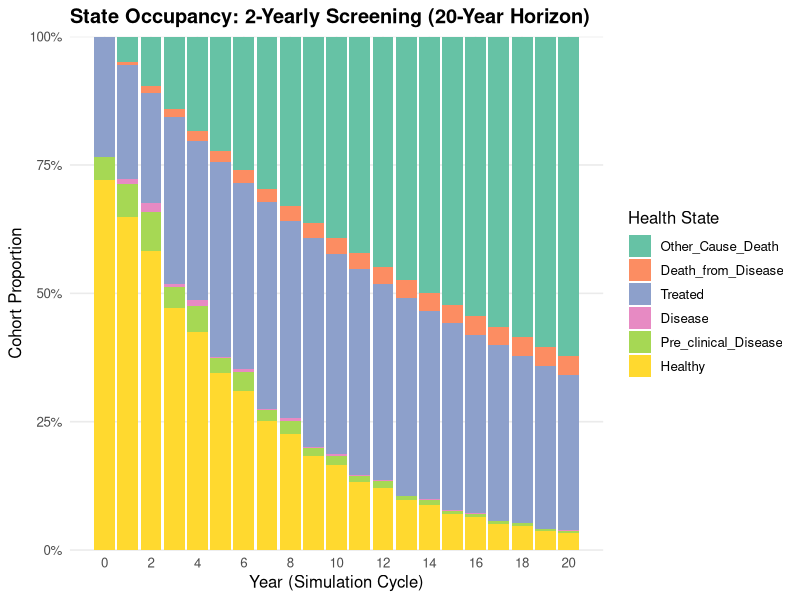
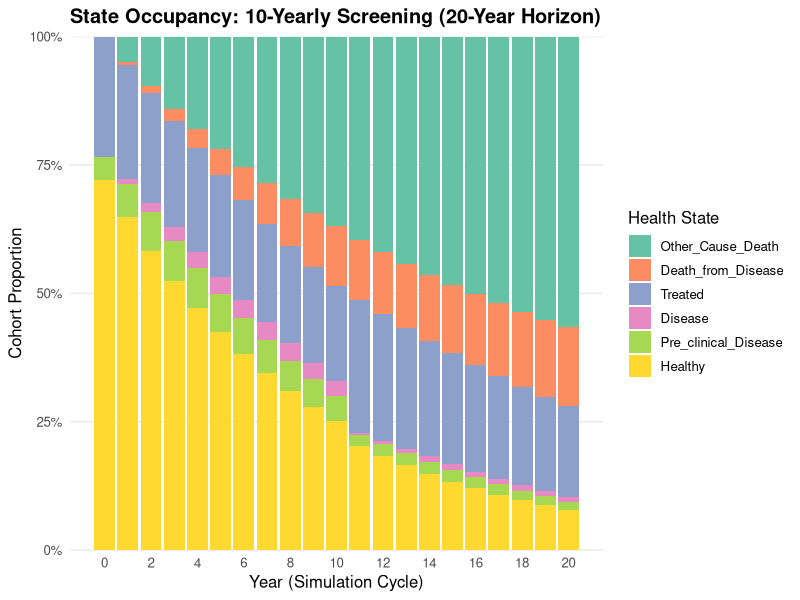
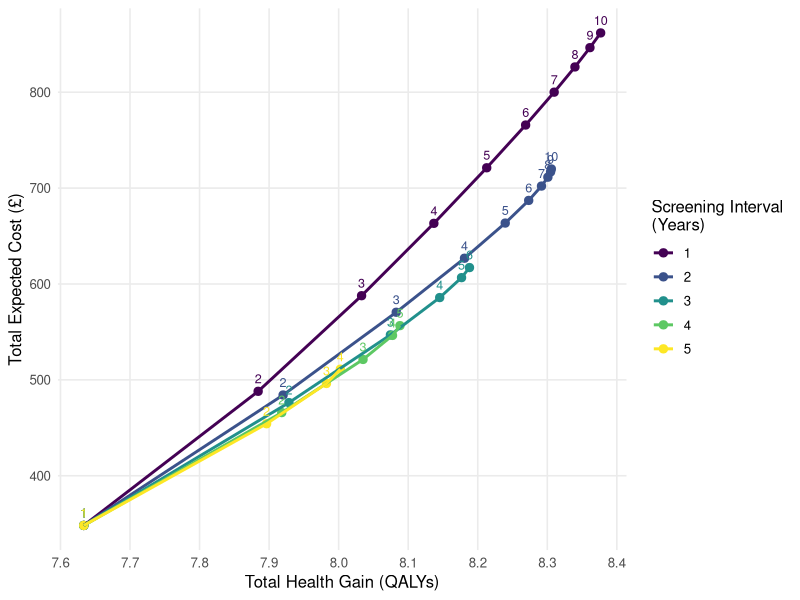
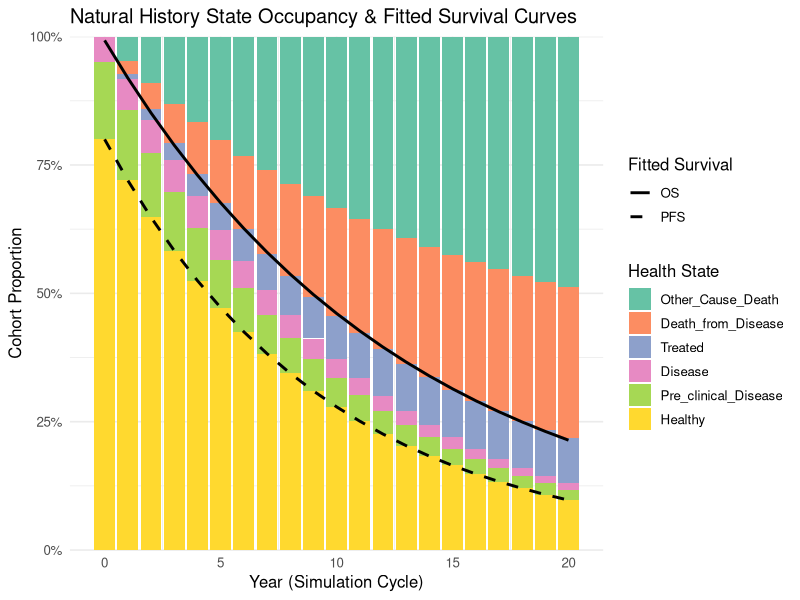
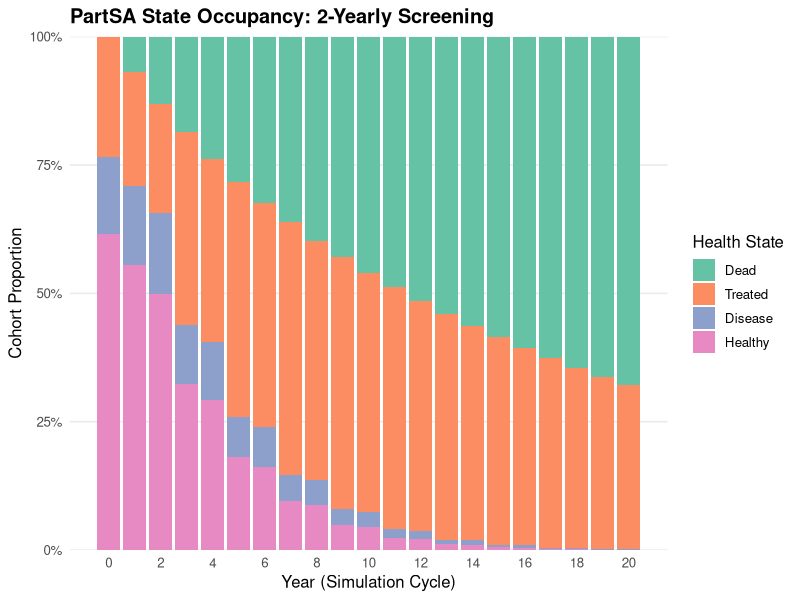
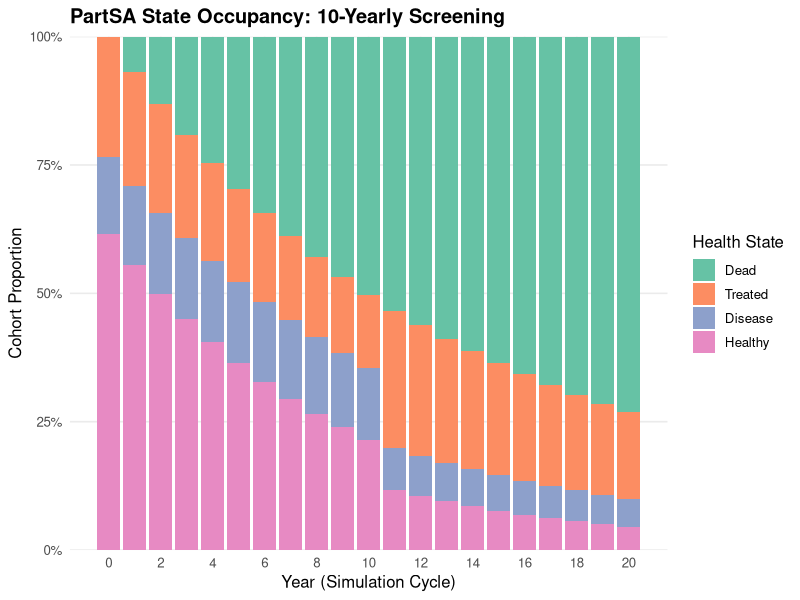
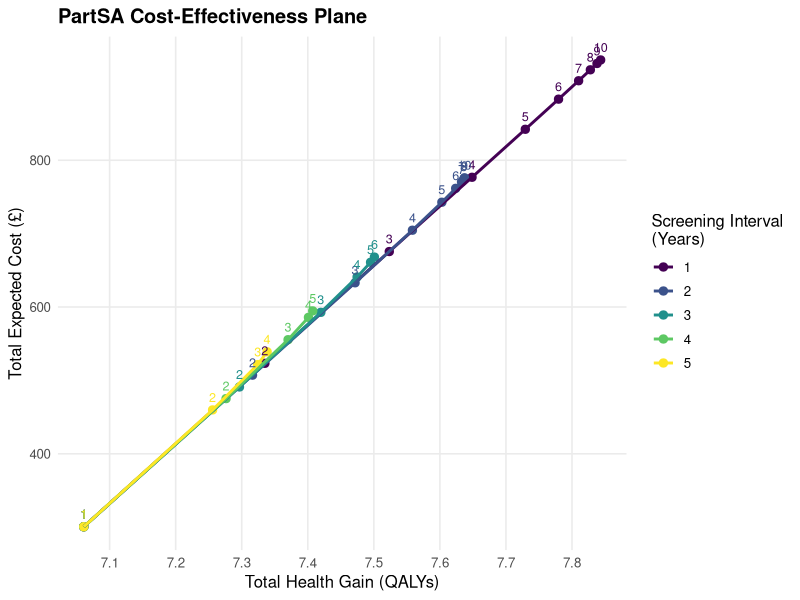

Generate these figures, in order, with R:
## ---- chunk 1
# Create a generic function for printing model objects
printModel <- function(x, ...) {
  UseMethod("printModel")
}

# Method for class "MarkovModel"
printModel.MarkovModel <- function(x, ...) {
  cat(
    "A Markov model with states:", 
    paste(x$states, collapse = ", "), "\n")
}

# Method for class "DiseaseModel"
printModel.DiseaseModel <- function(x, ...) {
  cat(
    "Disease model states:", 
    paste(x$states, collapse = " -> "), "\n")
}

# Define an object of class "MarkovModel"
x1 <- list(states = c("Healthy", "Sick", "Dead"))
class(x1) <- "MarkovModel"

# Define an object of class "DiseaseModel"
x2 <- list(states = c("Mild", "Severe", "Death"))
class(x2) <- "DiseaseModel"

# Call generic function ---

# Dispatches to printModel.MarkovModel
printModel(x1)

# Dispatches to printModel.DiseaseModel
printModel(x2)
## ---- chunk 2
DecisionTree <- function(data, disc_rate = 0.035) {
  structure(
    list(data = data,
         discount_rate = disc_rate,
         start_cycle   = 0),
    class = c("DecisionTree", "Model"))
}

MarkovModel <- function(trans_matrix, 
                        costs, utils, 
                        init_probs = NULL, 
                        mapping = NULL, 
                        n_cycles = 2, 
                        disc_rate = 0.035) {
  structure(
    list(
      trans_matrix  = trans_matrix,
      cost_vector   = costs,
      util_vector   = utils,
      init_probs    = init_probs,
      mapping       = mapping,
      n_cycles      = n_cycles,
      discount_rate = disc_rate,
      start_cycle   = 0
    ),
    class = c("MarkovModel", "Model")
  )
}
## ---- chunk 3
CombinedModel <- function(...) {
  structure(list(...), 
            class = c("CombinedModel", "Model"))
}
## ---- chunk 4
run_model <- function(model, ...) {
  UseMethod("run_model")
}

update_model <- function(model, result) {
  UseMethod("update_model")
}
## ---- chunk 5
run_model.MarkovModel <- function(model, ...) {
  out <- markov_model(
    start_pop     = model$init_probs,
    trans_mat     = model$trans_matrix,
    cost_vec      = model$cost_vector,
    util_vec      = model$util_vector,
    n_cycles      = model$n_cycles,
    discount_rate = model$discount_rate,
    start_cycle   = model$start_cycle
  )
  
  list(
    expected_cost = out$expected_cost,
    expected_eff  = out$expected_eff,
    terminal      = out$final_state,
    trace         = out$trace,
    time_elapsed  = model$n_cycles
  )
}

run_model.DecisionTree <- function(model, ...) {
  path <- calculate_pathways(model$data)
  
  rate <- model$discount_rate
  cycle <- model$start_cycle
  
  discount_factor <- 1 / (1 + rate)^cycle
  
  list(
    expected_cost = sum(path$prob * path$cost) * discount_factor,
    expected_eff  = sum(path$prob * path$eff) * discount_factor,
    path_results  = path,
    time_elapsed  = 0
  )
}
## ---- chunk 6
update_model.MarkovModel <- function(model, prev_result) {
  if (!is.null(prev_result$path_results) && !is.null(model$mapping)) {
    all_nm <- colnames(model$trans_matrix)
    new_init <- setNames(rep(0, length(all_nm)), all_nm)
    
    paths <- prev_result$path_results
    paths$state <- model$mapping[paths$terminal_node]
    
    # Sum the probabilities for each state
    for (s in unique(paths$state)) {
      new_init[s] <- sum(paths$prob[paths$state == s])
    }
    
    model$init_probs <- new_init
  }
  model
}

update_model.DecisionTree <- function(model, prev_result) {
  if (!is.null(prev_result$terminal)) {
    end_states <- prev_result$terminal
    tree <- model$data
    root_idx <- which(
      tree$from == "root" & 
        tree$to %in% names(end_states))
    tree$prob[root_idx] <- end_states[tree$to[root_idx]]
    model$data <- tree
  }
  model
}
## ---- chunk 7
run_model.CombinedModel <- function(model, ...) {
  results <- list()
  current_time <- 0  # initialise internal clock
  
  for (i in seq_along(model)) {
    curr_model <- model[[i]]
    
    # stamps model with current time
    curr_model$start_cycle <- current_time
    
    if (i > 1) {
      curr_model <- update_model(curr_model, results[[i - 1]])
    }

    res <- run_model(curr_model)
    results[[i]] <- res
    
    # advance clock using self-reported elapsed time
    current_time <- current_time + res$time_elapsed
  }
  results
}
## ---- chunk 8
# Define the grid of parameters
time_horizon <- 20
t_between_screens <- 1:10
num_screens <- 1:10
# t_between_screens <- c(2, 5, 10, 15, 20)
# num_screens <- c(1, 2, 3, 4, 5, 10)
# Set your new discount rate
discount_rate <- 0.035
## ---- chunk 9
#| label: fig-code-input-dt
#| fig-cap: "Decision tree input specification in R."

decision_tree <- tibble::tribble(
  ~from,                  ~to,                    ~prob, ~cost, ~eff,
  "root",                 "Healthy",              0.80,      0,    0,
  "root",                 "Pre_clinical_Disease", 0.15,      0,    0,  # Markov model
  "root",                 "Disease",              0.05,      0,    0,  # state 
  "root",                 "Treated",              0.00,      0,    0,  # distribution
  "root",                 "Death_from_Disease",   0.00,      0,    0,  
  "root",                 "Other_Cause_Death",    0.00,      0,    0,
  "Healthy",              "FP",                   0.10,    200,    0,  # False Positive
  "Healthy",              "TN",                   0.90,     50,    0,  # True Negative
  "Pre_clinical_Disease", "TP_Preclinical",       0.70,    200,    0,  # True Positive
  "Pre_clinical_Disease", "FN_Preclinical",       0.30,     50,    0,  # False Negative
  "Disease",              "TP_Disease",           1.00,    200,    0,  # True Positive
  "Disease",              "FN_Disease",           0.00,     50,    0   # False Negative
)
## ---- chunk 10
#| label: fig-code-input-mm
#| fig-cap: "Markov model annual transition probability matrix input specification in R."

states <- c(
  "Healthy", "Pre_clinical_Disease", "Disease", "Treated", "Death_from_Disease", 
  "Other_Cause_Death")

trans_mat <- matrix(
  c(
    #    H     P     D     T     DD    OCD
    0.90, 0.05, 0.00, 0.00, 0.00, 0.05, # Healthy (H)
    0.00, 0.65, 0.20, 0.00, 0.10, 0.05, # Pre-clinical Disease (P)
    0.00, 0.00, 0.60, 0.20, 0.20, 0.00, # Clinical Disease (D)
    0.00, 0.00, 0.00, 0.95, 0.00, 0.05, # Treated (T)
    0.00, 0.00, 0.00, 0.00, 1.00, 0.00, # Death from Disease (DD) - Absorbing
    0.00, 0.00, 0.00, 0.00, 0.00, 1.00  # Other-Cause Death (OCD) - Absorbing
  ),
  nrow = 6, byrow = TRUE,
  dimnames = list(from = states, 
                  to = states)
)
## ---- chunk 11
cost_vec <- c(
  Healthy              = 0,
  Pre_clinical_Disease = 0,
  Disease              = 0,
  Treated              = 100,
  Death_from_Disease   = 0,
  Other_Cause_Death    = 0
)

util_vec <- c(
  Healthy              = 1.0,
  Pre_clinical_Disease = 0.8,
  Disease              = 0.5,
  Treated              = 0.9,
  Death_from_Disease   = 0.0,
  Other_Cause_Death    = 0.0
)

# Cohort distribution for natural history
init_pop <- c(
  Healthy              = 1.0,
  Pre_clinical_Disease = 0.0,
  Disease              = 0.0,
  Treated              = 0.0,
  Death_from_Disease   = 0.0,
  Other_Cause_Death    = 0.0
)
## ---- chunk 12
mapping <- c(
  FP                 = "Treated",
  TN                 = "Healthy",
  TP_Preclinical     = "Treated",
  FN_Preclinical     = "Pre_clinical_Disease",
  TP_Disease         = "Treated",
  FN_Disease         = "Disease",
  Death_from_Disease = "Death_from_Disease",
  Other_Cause_Death  = "Other_Cause_Death",
  Treated            = "Treated"
)
## ---- chunk 13
#| echo: false

markov_model <- function(start_pop,
                         trans_mat,
                         cost_vec,
                         util_vec,
                         n_cycles = 2,
                         discount_rate = 0.035,
                         start_cycle = 0) {
  n_states <- ncol(trans_mat)
  s_names  <- colnames(trans_mat)
  
  if (is.null(names(start_pop))) {
    names(start_pop) <- s_names
  }
  
  # trace matrix has n_cycles + 1 rows (baseline + n transitions)
  trace <- matrix(NA, nrow = n_cycles + 1, ncol = n_states, 
                  dimnames = list(paste0("cycle_", 0:n_cycles), s_names))
  trace[1, ] <- start_pop
  
  for (t in 1:n_cycles) {
    trace[t + 1, ] <- trace[t, ] %*% trans_mat
  }
  
  # Apply continuous discounting for the true elapsed time (t=1 to t=n)
  times <- (start_cycle + 1):(start_cycle + n_cycles)
  disc_vec <- 1 / (1 + discount_rate)^times
  
  # Exclude baseline row (trace[1,]) from reward accumulation
  cycle_costs <- (trace[-1, , drop = FALSE] %*% cost_vec)[, 1] * disc_vec
  cycle_qalys <- (trace[-1, , drop = FALSE] %*% util_vec)[, 1] * disc_vec
  
  list(
    trace         = trace,
    final_state   = setNames(as.numeric(trace[n_cycles + 1, ]), s_names),
    expected_cost = sum(cycle_costs),
    expected_eff  = sum(cycle_qalys)
  )
}
## ---- chunk 14
#| echo: false

calculate_pathways <- function(tree_data) {
  # If passed a DecisionTree S3 object directly, unwrap its data
  if (inherits(tree_data, "DecisionTree")) {
    tree_data <- tree_data$data
  }
  
  # Traverse recursive/tabular pathways from 'root' to terminal leaves
  find_branches <- function(current_node, current_prob, current_cost, current_eff, path) {
    children <- tree_data[tree_data$from == current_node, ]
    if (nrow(children) == 0) {
      return(data.frame(
        path          = paste(path, collapse = " -> "),
        terminal_node = current_node,
        prob          = current_prob,
        cost          = current_cost,
        eff           = current_eff,
        stringsAsFactors = FALSE
      ))
    }
    
    res <- lapply(seq_len(nrow(children)), function(i) {
      row <- children[i, ]
      find_branches(
        current_node = row$to,
        current_prob = current_prob * row$prob,
        current_cost = current_cost + row$cost,
        current_eff  = current_eff + row$eff,
        path         = c(path, row$to)
      )
    })
    do.call(rbind, res)
  }
  
  find_branches("root", 1, 0, 0, "root")
}
## ---- chunk 15
#| echo: false

get_costs <- function(x, ...) {
  UseMethod("get_costs")
}

get_effects <- function(x, ...) {
  UseMethod("get_effects")
}

get_costs.output_CombinedModel <- function(x, ...) {
  sum(unlist(lapply(x, \(elem) elem$expected_cost)), na.rm = TRUE)
}

get_effects.output_CombinedModel <- function(x, ...) {
  sum(unlist(lapply(x, \(elem) elem$expected_eff)), na.rm = TRUE)
}

# Fallback default in case the list was not tagged with the S3 class
get_costs.default <- function(x, ...) {
  if (is.list(x)) sum(unlist(lapply(x, \(elem) elem$expected_cost)), na.rm = TRUE) else as.numeric(x)
}

get_effects.default <- function(x, ...) {
  if (is.list(x)) sum(unlist(lapply(x, \(elem) elem$expected_eff)), na.rm = TRUE) else as.numeric(x)
}
## ---- chunk 16
# Loop through scenarios and execute the unified framework

all_results <- list()
dt <- DecisionTree(decision_tree, disc_rate = discount_rate)

for (t_val in t_between_screens) {
  mm_scenario <- 
    MarkovModel(trans_matrix = trans_mat,
                costs = cost_vec,
                utils = util_vec,
                init_probs = init_pop,
                mapping = mapping,
                n_cycles = t_val,
                disc_rate = discount_rate)
  
  for (n_scr in num_screens) {
    total_time <- n_scr * t_val
    
    # Filter out impossible combinations that
    # exceed the 20-year time horizon
    if (total_time > time_horizon) next
    
    submodels <- rep(list(dt, mm_scenario), n_scr)
    n_models <- length(submodels)
    
    t_remain <- time_horizon - total_time
    if (t_remain > 0) {
      submodels[[n_models]]$n_cycles <- t_val + t_remain
    }
    
    screening_model <- do.call(CombinedModel, args = submodels)
    
    results_scenario <- run_model(screening_model)
    
    result_label <- paste0("t_between_", t_val, "_screens_", n_scr)
    
    all_results[[result_label]] <- list(
      t_between_screens = t_val,
      num_screens       = n_scr,
      results           = results_scenario
    )
  }
}
## ---- chunk 17
#| label: fig-occupy-combined
#| fig-cap: "State occupancy plots comparing 2-year and 10-year screening intervals."
#| fig-subcap: 
#|   - "2-yearly screening (10 rounds, 20-year horizon)"
#|   - "10-yearly screening (2 rounds, 20-year horizon)"
#| layout-ncol: 1
#| fig-width: 8
#| fig-height: 4.5
#| echo: false

library(ggplot2)

get_occupancy_trace <- function(combined_result) {
  # 1. Extract elements that contain a trace matrix (works with or without S3 class tag)
  mm_outputs <- Filter(function(x) !is.null(x$trace), combined_result)
  
  if (length(mm_outputs) == 0) {
    stop("No Markov model traces found in the supplied result object. Please check run_model output.")
  }
  
  # 2. Stitch trace matrices (drop duplicate cycle 0 from subsequent screening intervals)
  trace_list <- lapply(seq_along(mm_outputs), function(i) {
    tr <- mm_outputs[[i]]$trace
    if (i > 1) tr[-1, , drop = FALSE] else tr
  })
  
  full_matrix <- do.call(rbind, trace_list)
  
  # 3. Format as tidy tibble
  dplyr::as_tibble(full_matrix) |>
    dplyr::mutate(year = seq(0, nrow(full_matrix) - 1)) |>
    tidyr::pivot_longer(
      cols      = -year,
      names_to  = "state",
      values_to = "occupancy"
    ) |>
    dplyr::mutate(
      state     = factor(state, levels = states),
      rev_state = factor(state, levels = rev(states))
    )
}

plot_occupancy <- function(trace_data, title_text) {
  ggplot(trace_data, aes(x = year, y = occupancy, fill = rev_state)) +
    geom_col(position = "stack", width = 0.9) +
    scale_y_continuous(labels = scales::percent_format(accuracy = 1), expand = c(0, 0)) +
    scale_x_continuous(breaks = seq(0, 20, by = 2)) +
    scale_fill_brewer(palette = "Set2", name = "Health State") +
    labs(
      title = title_text,
      x     = "Year (Simulation Cycle)",
      y     = "Cohort Proportion"
    ) +
    theme_minimal(base_size = 12) +
    theme(
      legend.position = "right",
      panel.grid.minor = element_blank(),
      plot.title = element_text(face = "bold")
    )
}

trace_2y  <- get_occupancy_trace(all_results[["t_between_2_screens_10"]]$results)
trace_10y <- get_occupancy_trace(all_results[["t_between_10_screens_2"]]$results)

plot_occupancy(trace_2y,  "State Occupancy: 2-Yearly Screening (20-Year Horizon)")
plot_occupancy(trace_10y, "State Occupancy: 10-Yearly Screening (20-Year Horizon)")
## ---- chunk 18
#| label: fig-ce-plot
#| fig-cap: "Cost-effectiveness plot for screening intervals of 1 to 5 years, with all screening episodes numbered."
#| fig-width: 8
#| fig-height: 5
#| echo: false

# 1. Build the data and filter for intervals 1 through 5
ce_data <- dplyr::tibble(
  t_interval = factor(vapply(all_results, \(x) x$t_between_screens, numeric(1))),
  n_screens  = vapply(all_results, \(x) x$num_screens, numeric(1)),
  cost       = vapply(all_results, \(x) get_costs(x$results), numeric(1)),
  qalys      = vapply(all_results, \(x) get_effects(x$results), numeric(1))
) |> 
  dplyr::filter(t_interval %in% as.character(1:5))

ggplot(ce_data, aes(x = qalys, y = cost, color = t_interval, group = t_interval)) +
  geom_point(size = 2.5) +
  geom_path(linewidth = 1) +
  # 2. Number every point by passing the default data
  geom_text(aes(label = n_screens), vjust = -0.8, size = 3.2, show.legend = FALSE) +
  scale_color_viridis_d(name = "Screening Interval\n(Years)") +
  scale_x_continuous(breaks = scales::pretty_breaks(n = 8)) +
  labs(
    x = "Total Health Gain (QALYs)",
    y = "Total Expected Cost (£)"
  ) +
  theme_minimal(base_size = 12) +
  theme(
    panel.grid.minor = element_blank(),
    plot.title       = element_text(face = "bold"),
    legend.position  = "right"
  )
## ---- chunk 19
#| label: fig-natural-history
#| fig-cap: "Natural history state occupancy with fitted PartSA survival curves (PFS and OS)."
#| fig-width: 8
#| fig-height: 5
#| echo: false

# 1. Natural History Analysis
init_nh <- c(
  Healthy              = 0.80,
  Pre_clinical_Disease = 0.15,
  Disease              = 0.05,
  Treated              = 0.00,
  Death_from_Disease   = 0.00,
  Other_Cause_Death    = 0.00
)

mm_nh <- MarkovModel(
  trans_matrix = trans_mat,
  costs        = cost_vec,
  utils        = util_vec,
  init_probs   = init_nh,
  mapping      = mapping,
  n_cycles     = 20,
  disc_rate    = discount_rate
)
res_nh <- run_model(mm_nh)
trace_nh <- res_nh$trace

# 2. Extract PFS and OS
time_seq <- 0:20
pfs_trace <- trace_nh[, "Healthy"]
os_trace <- 1 - (trace_nh[, "Death_from_Disease"] + trace_nh[, "Other_Cause_Death"])

# 3. Fit exponential models using log-linear regression to avoid non-convergence on exact fits
pfs_df <- data.frame(t = time_seq, prop = as.numeric(pfs_trace))
os_df  <- data.frame(t = time_seq, prop = as.numeric(os_trace))

fit_pfs_lm <- lm(log(prop) ~ t, data = pfs_df)
fit_os_lm  <- lm(log(prop) ~ t, data = os_df)

a_pfs <- exp(coef(fit_pfs_lm)[["(Intercept)"]])
b_pfs <- -coef(fit_pfs_lm)[["t"]]
a_os  <- exp(coef(fit_os_lm)[["(Intercept)"]])
b_os  <- -coef(fit_os_lm)[["t"]]

# Define survival functions for PartSA
fit_pfs <- function(t) a_pfs * exp(-b_pfs * t)
fit_os  <- function(t) a_os  * exp(-b_os * t)

# 4. Plot Natural History with Fitted Curves
trace_long <- as.data.frame(trace_nh) |>
  dplyr::mutate(t = time_seq) |>
  tidyr::pivot_longer(cols = -t, names_to = "state", values_to = "occupancy") |>
  dplyr::mutate(
    state = factor(state, levels = states),
    rev_state = factor(state, levels = rev(states))
  )

fit_df <- data.frame(
  t = time_seq,
  PFS = fit_pfs(time_seq),
  OS = fit_os(time_seq)
)

ggplot2::ggplot() +
  ggplot2::geom_col(data = trace_long, ggplot2::aes(x = t, y = occupancy, fill = rev_state), width = 0.9) +
  ggplot2::geom_line(data = fit_df, ggplot2::aes(x = t, y = PFS, linetype = "PFS"), linewidth = 1) +
  ggplot2::geom_line(data = fit_df, ggplot2::aes(x = t, y = OS, linetype = "OS"), linewidth = 1) +
  ggplot2::scale_fill_brewer(palette = "Set2", name = "Health State") +
  ggplot2::scale_linetype_manual(name = "Fitted Survival", values = c("PFS" = "dashed", "OS" = "solid")) +
  ggplot2::scale_y_continuous(labels = scales::percent_format(accuracy = 1), expand = c(0, 0)) +
  ggplot2::labs(
    title = "Natural History State Occupancy & Fitted Survival Curves",
    x = "Year (Simulation Cycle)",
    y = "Cohort Proportion"
  ) +
  ggplot2::theme_minimal(base_size = 12) +
  ggplot2::theme(legend.position = "right")
## ---- chunk 20
#| echo: false

run_partsa_engine <- function(pfs_fit, os_fit, weights, horizon, start_cycle = 0, discount_rate = 0.035, treated_prev = 0, untreated_prev = 1) {
  
  # Calculate scale factor for untreated pool to adjust for cohort moving into Treated
  os_at_start <- os_fit(start_cycle)
  k <- if (os_at_start > 0) untreated_prev / os_at_start else 0
  
  # Calculate area under the curve (AUC) for time in states (discounted, right-Riemann sum)
  if (horizon > 0) {
    t_reward <- seq(start_cycle + 1, start_cycle + horizon, by = 1)
    disc_vec <- 1 / (1 + discount_rate)^t_reward
    
    auc_pfs <- sum(pfs_fit(t_reward) * k * disc_vec)
    auc_os  <- sum(os_fit(t_reward) * k * disc_vec)
    
    # Treated state decays independently at 0.95 per year
    t_interval <- seq(1, horizon, by = 1)
    treated_curve <- treated_prev * (0.95^t_interval)
    auc_treated <- sum(treated_curve * disc_vec)
    
    time_pf   <- auc_pfs
    time_pd   <- auc_os - auc_pfs
    time_treated <- auc_treated
    
    time_total <- sum(disc_vec)
    time_dead <- time_total - auc_os - auc_treated
  } else {
    time_pf <- 0; time_pd <- 0; time_treated <- 0; time_dead <- 0
  }
  
  # Map PartSA states to the 6 Markov states
  state_time <- c(
    Healthy              = time_pf,
    Pre_clinical_Disease = time_pd / 2,
    Disease              = time_pd / 2,
    Treated              = time_treated,
    Death_from_Disease   = time_dead / 2,
    Other_Cause_Death    = time_dead / 2
  )
  
  # Generate trace for state occupancy plotting (undiscounted, includes baseline)
  t_trace <- seq(start_cycle, start_cycle + horizon, by = 1)
  t_int_trace <- seq(0, horizon, by = 1)
  treated_curve_trace <- treated_prev * (0.95^t_int_trace)
  
  trace <- matrix(0, nrow = length(t_trace), ncol = 6)
  colnames(trace) <- c("Healthy", "Pre_clinical_Disease", "Disease", 
                       "Treated", "Death_from_Disease", "Other_Cause_Death")
  trace[, "Healthy"]              <- pfs_fit(t_trace) * k
  trace[, "Pre_clinical_Disease"] <- (os_fit(t_trace) - pfs_fit(t_trace)) / 2 * k
  trace[, "Disease"]              <- (os_fit(t_trace) - pfs_fit(t_trace)) / 2 * k
  trace[, "Treated"]              <- treated_curve_trace
  
  alive_trace <- trace[, "Healthy"] + trace[, "Pre_clinical_Disease"] + trace[, "Disease"] + trace[, "Treated"]
  trace[, "Death_from_Disease"]   <- (1 - alive_trace) / 2
  trace[, "Other_Cause_Death"]    <- (1 - alive_trace) / 2
  
  list(
    state_costs = state_time,
    state_qalys = state_time,
    mesh = cbind(PFS = pfs_fit(t_trace), OS = os_fit(t_trace)),
    trace = trace
  )
}

map_ps <- mapping
## ---- chunk 21
# constructor
PartSAModel <- function(surv_pfs, surv_os, cost_vector, 
                        qaly_vector, mapping = NA,
                        time_horizon = 10,
                        discount_rate = 0.035) {
  structure(
    list(
      surv_pfs       = surv_pfs,     # parametric survival curves
      surv_os        = surv_os,
      cost_vector    = cost_vector,
      qaly_vector    = qaly_vector,
      mapping        = mapping,      # links tree terminal nodes to baseline survival risk
      time_horizon   = time_horizon,
      discount_rate  = discount_rate,
      start_cycle    = 0,
      treated_prev   = 0,
      untreated_prev = 1
    ),
    class = c("PartSAModel", "Model")
  )
}
## ---- chunk 22
#' S3 update method: Ingests Decision Tree outputs
#' into PartSA baseline parameters
update_model.PartSAModel <- function(model, result) {
  if (!is.null(result$path_results) && !is.null(model$mapping)) {
    paths <- result$path_results
    paths$state <- model$mapping[paths$terminal_node]
    model$treated_prev <- sum(paths$prob[paths$state == "Treated"])
    model$untreated_prev <- sum(paths$prob[paths$state %in% c("Healthy", "Pre_clinical_Disease", "Disease")])
  }
  model
}
## ---- chunk 23
#' S3 runner method: Solves the area under the curves
run_model.PartSAModel <- function(model) {
  # Evaluate partitioned survival areas 
  # (PFS, OS - PFS, 1 - OS)
  out <- run_partsa_engine(
    pfs_fit        = model$surv_pfs, 
    os_fit         = model$surv_os, 
    weights        = model$baseline_weights,
    horizon        = model$time_horizon,
    start_cycle    = model$start_cycle,
    treated_prev   = model$treated_prev,
    untreated_prev = model$untreated_prev
  )
  
  structure(
    list(
      expected_cost = sum(out$state_costs * model$cost_vector),
      expected_eff  = sum(out$state_qalys * model$qaly_vector),
      survival_mesh = out$mesh,
      trace         = out$trace,
      terminal      = setNames(as.numeric(out$trace[nrow(out$trace), ]), colnames(out$trace)),
      time_elapsed  = model$time_horizon
    ),
    class = c("output", class(model))
  )
}
## ---- chunk 24
#| echo: true

# Run the full grid of scenarios using PartSA
all_results_ps <- list()
for (t_val in t_between_screens) {
  for (n_scr in num_screens) {
    total_time <- n_scr * t_val
    if (total_time > time_horizon) next
    
    ps_scenario <- PartSAModel(
      surv_pfs = fit_pfs, surv_os = fit_os, 
      cost_vector = cost_vec, qaly_vector = util_vec, 
      mapping = map_ps, time_horizon = t_val, 
      discount_rate = discount_rate
    )
    
    submodels <- rep(list(dt, ps_scenario), n_scr)
    n_models <- length(submodels)
    
    t_remain <- time_horizon - total_time
    if (t_remain > 0) {
      submodels[[n_models]]$time_horizon <- t_val + t_remain
    }
    
    ps_chain <- do.call(CombinedModel, args = submodels)
    res_ps <- run_model(ps_chain)
    
    result_label <- paste0("t_between_", t_val, "_screens_", n_scr)
    all_results_ps[[result_label]] <- list(
      t_between_screens = t_val,
      num_screens       = n_scr,
      results           = res_ps
    )
  }
}
## ---- chunk 25
#| label: fig-occupy-combined-ps
#| fig-cap: "State occupancy plots comparing 2-year and 10-year screening intervals using the PartSA model."
#| fig-subcap: 
#|   - "2-yearly screening (10 rounds, 20-year horizon)"
#|   - "10-yearly screening (2 rounds, 20-year horizon)"
#| layout-ncol: 1
#| fig-width: 8
#| fig-height: 4.5
#| echo: false

combine_ps_states <- function(trace_data) {
  plot_states <- c("Healthy", "Disease", "Treated", "Dead")
  trace_data |>
    dplyr::mutate(
      state = dplyr::case_when(
        state %in% c("Death_from_Disease", "Other_Cause_Death") ~ "Dead",
        state %in% c("Pre_clinical_Disease", "Disease") ~ "Disease",
        TRUE ~ as.character(state)
      )
    ) |>
    dplyr::group_by(year, state) |>
    dplyr::summarise(occupancy = sum(occupancy), .groups = "drop") |>
    dplyr::mutate(
      state     = factor(state, levels = plot_states),
      rev_state = factor(state, levels = rev(plot_states))
    )
}

trace_2y_ps  <- combine_ps_states(get_occupancy_trace(all_results_ps[["t_between_2_screens_10"]]$results))
trace_10y_ps <- combine_ps_states(get_occupancy_trace(all_results_ps[["t_between_10_screens_2"]]$results))

plot_occupancy(trace_2y_ps,  "PartSA State Occupancy: 2-Yearly Screening")
plot_occupancy(trace_10y_ps, "PartSA State Occupancy: 10-Yearly Screening")
## ---- chunk 26
#| label: fig-ce-plot-ps
#| fig-cap: "Cost-effectiveness plot for PartSA screening intervals of 1 to 5 years."
#| fig-width: 8
#| fig-height: 5
#| echo: false

ce_data_ps <- dplyr::tibble(
  t_interval = factor(vapply(all_results_ps, \(x) x$t_between_screens, numeric(1))),
  n_screens  = vapply(all_results_ps, \(x) x$num_screens, numeric(1)),
  cost       = vapply(all_results_ps, \(x) get_costs(x$results), numeric(1)),
  qalys      = vapply(all_results_ps, \(x) get_effects(x$results), numeric(1))
) |> 
  dplyr::filter(t_interval %in% as.character(1:5))

ggplot(ce_data_ps, aes(x = qalys, y = cost, color = t_interval, group = t_interval)) +
  geom_point(size = 2.5) +
  geom_path(linewidth = 1) +
  geom_text(aes(label = n_screens), vjust = -0.8, size = 3.2, show.legend = FALSE) +
  scale_color_viridis_d(name = "Screening Interval\n(Years)") +
  scale_x_continuous(breaks = scales::pretty_breaks(n = 8)) +
  labs(
    title = "PartSA Cost-Effectiveness Plane",
    x = "Total Health Gain (QALYs)",
    y = "Total Expected Cost (£)"
  ) +
  theme_minimal(base_size = 12) +
  theme(
    panel.grid.minor = element_blank(),
    plot.title       = element_text(face = "bold"),
    legend.position  = "right"
  )
## ---- chunk 27
# PBAC structural variant: models continuous PBS dynamic market-share erosion
MarkovModel_PBAC <- function(trans_matrix, costs, utils, 
                             erosion_rate = 0.05, mapping = NULL, ...) {
  mod <- MarkovModel(trans_matrix = trans_matrix, costs = costs, 
                     utils = utils, mapping = mapping, ...)
  mod$erosion_rate <- erosion_rate
  class(mod) <- c("MarkovModel_PBAC", class(mod))
  mod
}

# Specific S3 method dispatch: PBAC applies market-share price cuts over cycles
run_model.MarkovModel_PBAC <- function(model) {
  # Apply country-specific dynamic erosion adjustment before running
  model$cost_vector <- model$cost_vector * (1 - model$erosion_rate)
  
  # Delegate core execution to base Markov runner
  NextMethod("run_model")
}
